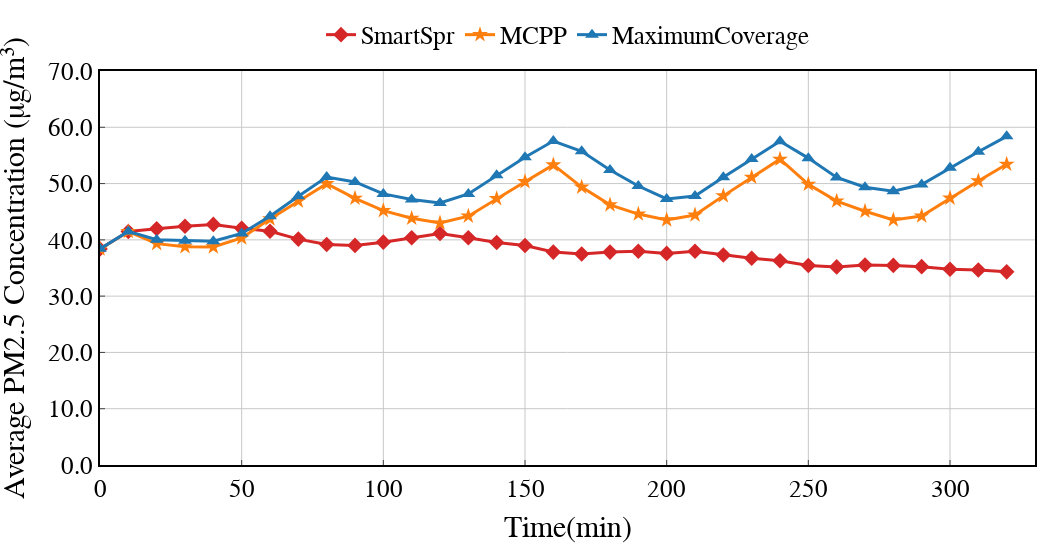

The notebook cell this image was saved under:
### Code cell
width = 1050
height = 550
linewidth = 3
markersymbol={'FH':2, 'HEUR':'star', 'DDRL':5}
markersize = 12
linetype = {'Low':'dot','Medium':'dashdot','High':'solid'}
colors_dict = ['#d62728', '#ff7f0e', '#1f77b4']
labels = []
Time_deadline = 33
for i in range(Time_deadline):
    labels.append(int(i*10))

xtitle = 'Time(min)'
ytitle = 'Average PM2.5 Concentration (μg/m³)'

fig = go.Figure()
fig.add_trace(go.Scatter(
    x=labels, 
    y=strategy_meanpm[0][2][0:Time_deadline], 
    name='SmartSpr', 
    mode='lines+markers', 
    marker=dict(size=markersize, symbol=markersymbol['FH']),line=dict(color=colors_dict[0], width=linewidth),))
fig.add_trace(go.Scatter(
    x=labels, 
    y=strategy_meanpm[1][2][0:Time_deadline], 
    name='MCPP', 
    mode='lines+markers', 
    marker=dict(size=markersize, symbol=markersymbol['HEUR']),line=dict(color=colors_dict[1], width=linewidth),))
fig.add_trace(go.Scatter(
    x=labels, 
    y=strategy_meanpm[2][2][0:Time_deadline], 
    name='MaximumCoverage', 
    mode='lines+markers', 
    marker=dict(size=markersize, symbol=markersymbol['DDRL']),line=dict(color=colors_dict[2], width=linewidth),))

fig = line_update_fig(fig, xtitle, ytitle, width=width, height=height)
fig.update_xaxes(title_text=xtitle, title_font=dict(size=30),tickfont=dict(size=25))
fig.update_yaxes(title_text=ytitle, title_font=dict(size=30),tickfont=dict(size=25))
fig.update_layout(
    xaxis=dict(range=[0, 330]),
    yaxis=dict(range=[0, 70]),
    legend=dict(font=dict(size=25), x=0.5, y=1.15)) # name size
fig.show()
filename = './outputs/png/line_timeAveragePollution-teamsize3-linetype.png'
print(filename)
fig.write_image(filename, scale=1)

### Figure 1 — Plotly figure (JSON) as saved in the notebook; plotly's stock layout.template omitted (floating-point values rounded to 4 significant figures)
{"data": [{"line": {"color": "#d62728", "width": 3}, "marker": {"size": 12, "symbol": 2}, "mode": "lines+markers", "name": "SmartSpr", "type": "scatter", "x": [0, 10, 20, 30, 40, 50, 60, 70, 80, 90, 100, 110, 120, 130, 140, 150, 160, 170, 180, 190, 200, 210, 220, 230, 240, 250, 260, 270, 280, 290, 300, 310, 320], "y": [38.38, 41.48, 41.96, 42.43, 42.75, 42.04, 41.53, 40.13, 39.16, 39.02, 39.59, 40.36, 41.14, 40.37, 39.53, 38.99, 37.83, 37.49, 37.82, 37.98, 37.59, 37.98, 37.31, 36.74, 36.29, 35.44, 35.19, 35.53, 35.46, 35.24, 34.77, 34.64, 34.32]}, {"line": {"color": "#ff7f0e", "width": 3}, "marker": {"size": 12, "symbol": "star"}, "mode": "lines+markers", "name": "MCPP", "type": "scatter", "x": [0, 10, 20, 30, 40, 50, 60, 70, 80, 90, 100, 110, 120, 130, 140, 150, 160, 170, 180, 190, 200, 210, 220, 230, 240, 250, 260, 270, 280, 290, 300, 310, 320], "y": [38.37, 41.47, 39.33, 38.77, 38.74, 40.33, 43.72, 46.9, 49.98, 47.39, 45.19, 43.83, 42.99, 44.21, 47.32, 50.33, 53.31, 49.38, 46.22, 44.58, 43.54, 44.41, 47.81, 51.12, 54.32, 49.88, 46.89, 45.08, 43.55, 44.23, 47.42, 50.47, 53.43]}, {"line": {"color": "#1f77b4", "width": 3}, "marker": {"size": 12, "symbol": 5}, "mode": "lines+markers", "name": "MaximumCoverage", "type": "scatter", "x": [0, 10, 20, 30, 40, 50, 60, 70, 80, 90, 100, 110, 120, 130, 140, 150, 160, 170, 180, 190, 200, 210, 220, 230, 240, 250, 260, 270, 280, 290, 300, 310, 320], "y": [38.4, 41.51, 40.03, 39.85, 39.75, 41.14, 44.21, 47.73, 51.16, 50.29, 48.17, 47.18, 46.57, 48.16, 51.46, 54.67, 57.56, 55.74, 52.41, 49.57, 47.27, 47.8, 51.14, 54.38, 57.52, 54.52, 51.1, 49.35, 48.65, 49.84, 52.82, 55.65, 58.39]}], "layout": {"font": {"color": "rgb(0, 0, 0)", "family": "Arial", "size": 30}, "height": 550, "legend": {"font": {"size": 25}, "orientation": "h", "title": {"text": ""}, "x": 0.5, "xanchor": "center", "y": 1.15, "yanchor": "top"}, "margin": {"b": 15, "l": 15, "r": 15, "t": 15}, "plot_bgcolor": "rgb(255,255,255)", "width": 1050, "xaxis": {"gridcolor": "rgb(200, 200, 200)", "linecolor": "rgb(0, 0, 0)", "linewidth": 2, "mirror": true, "range": [0, 330], "showline": true, "tickfont": {"size": 25}, "ticks": "inside", "title": {"font": {"size": 30}, "text": "Time(min)"}}, "yaxis": {"gridcolor": "rgb(200, 200, 200)", "linecolor": "rgb(0, 0, 0)", "linewidth": 2, "mirror": true, "range": [0, 70], "showline": true, "tickfont": {"size": 25}, "tickformat": ".1f", "ticks": "inside", "title": {"font": {"size": 30}, "text": "Average PM2.5 Concentration (μg/m³)"}}}}
